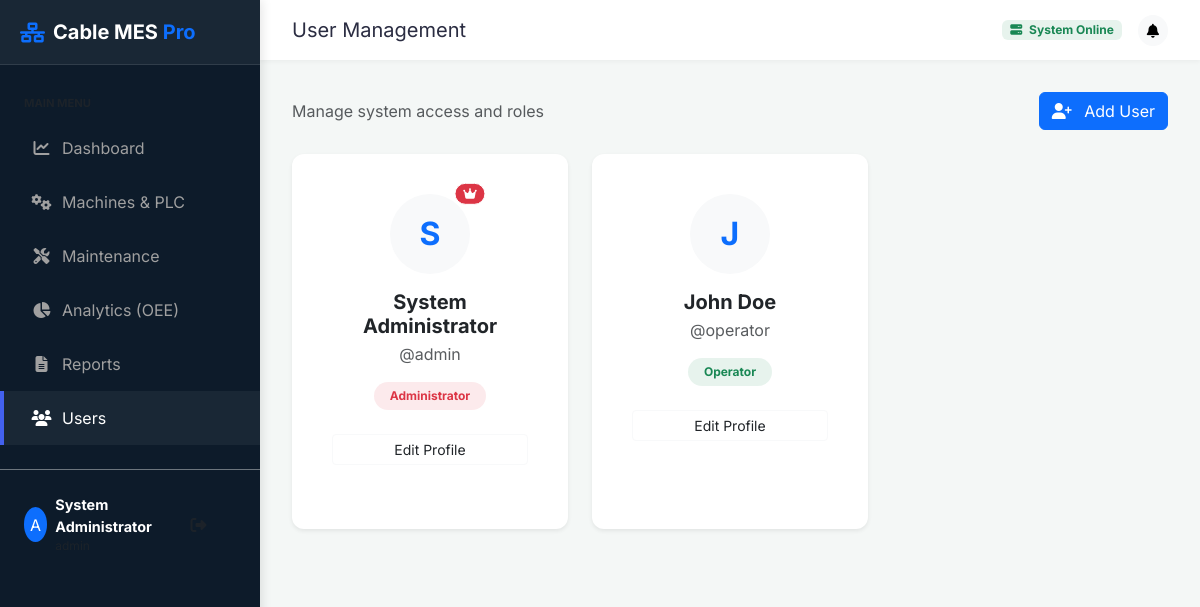
Page /admin/users (signed in) on the committed database.
### cable_mes/models.py (models this page shows)
class User(UserMixin, Base):
    __tablename__ = 'users'
    id = Column(Integer, primary_key=True)
    username = Column(String(50), unique=True, nullable=False)
    password_hash = Column(String(128), nullable=False)
    role = Column(Enum(UserRole), default=UserRole.OPERATOR)
    full_name = Column(String(100))

### app.py (the view)
@app.route('/admin/users')
@login_required
def admin_users():
    if current_user.role != UserRole.ADMIN: return "Access Denied", 403
    users = User.query.all()
    return render_template('users.html', users=users)

### app.py (called while the page is built)
@app.teardown_appcontext
def shutdown_session(exception=None):
    db_session.remove()

@login_manager.user_loader
def load_user(user_id):
    return User.query.get(int(user_id))

### templates/users.html (shortened to what this page needs)
{% extends "base.html" %}
{% block header %}User Management{% endblock %}
{% block content %}
<div class="d-flex justify-content-between align-items-center mb-4">
    <div class="text-muted">Manage system access and roles</div>
    <button class="btn btn-primary" data-bs-toggle="modal" data-bs-target="#addUserModal">
        <i class="fas fa-user-plus me-2"></i> Add User
    </button>
</div>
<div class="row">
    {% for user in users %}
    <div class="col-md-4 mb-4">
        <div class="card h-100 border-0 shadow-sm text-center p-4">
            <div class="card-body">
                <div class="mb-3 position-relative d-inline-block">
                    <div class="rounded-circle bg-light d-flex align-items-center justify-content-center mx-auto" style="width: 80px; height: 80px;">
                        <span class="fs-2 fw-bold text-primary">{{ user.full_name[0] }}</span>
                    </div>
                    {% if user.role.value == 'admin' %}
                    <span class="position-absolute top-0 start-100 translate-middle badge rounded-pill bg-danger border border-white">
                        <i class="fas fa-crown"></i>
                    </span>
                    {% endif %}
                </div>
                <h5 class="fw-bold mb-1">{{ user.full_name }}</h5>
                <p class="text-muted mb-3">@{{ user.username }}</p>
                <div class="mb-4">
                    {% if user.role.value == 'admin' %}
                        <span class="badge bg-danger bg-opacity-10 text-danger px-3 py-2 rounded-pill">Administrator</span>
                    {% else %}
                        <span class="badge bg-success bg-opacity-10 text-success px-3 py-2 rounded-pill">Operator</span>
                    {% endif %}
                </div>
                <div class="d-grid gap-2">
                    <button class="btn btn-outline-light text-dark btn-sm">Edit Profile</button>
                </div>
            </div>
        </div>
    </div>
    {% endfor %}
</div>
{% endblock %}

### templates/base.html (shortened to what this page needs)
<!DOCTYPE html>
<html lang="en">
<head>
    <link href="https://cdn.jsdelivr.net/npm/bootstrap@5.3.0/dist/css/bootstrap.min.css" rel="stylesheet">
    <link href="https://cdnjs.cloudflare.com/ajax/libs/font-awesome/6.4.0/css/all.min.css" rel="stylesheet">
    <link href="{{ url_for('static', filename='css/modern.css') }}" rel="stylesheet">
</head>
<body>
    <div class="main-wrapper">
        <nav class="sidebar-wrapper sidebar text-white">
            <div class="brand-section d-flex align-items-center">
                <i class="fas fa-network-wired fa-lg me-2 text-primary"></i>
                <h5 class="mb-0 fw-bold">Cable MES <span class="text-primary">Pro</span></h5>
            </div>
            <div class="py-4">
                <small class="text-muted px-4 text-uppercase fw-bold" style="font-size: 0.7rem;">Main Menu</small>
                <div class="mt-2">
                    <a href="/admin" class="{{ 'active' if request.endpoint == 'admin_dashboard' else '' }}">
                        <i class="fas fa-chart-line me-2"></i> Dashboard
                    </a>
                    <a href="/admin/machines" class="{{ 'active' if 'machines' in request.endpoint else '' }}">
                        <i class="fas fa-cogs me-2"></i> Machines & PLC
                    </a>
                    <a href="/admin/maintenance" class="{{ 'active' if 'maintenance' in request.endpoint else '' }}">
                        <i class="fas fa-tools me-2"></i> Maintenance
                    </a>
                    <a href="/admin/analytics" class="{{ 'active' if 'analytics' in request.endpoint else '' }}">
                        <i class="fas fa-chart-pie me-2"></i> Analytics (OEE)
                    </a>
                    <a href="/admin/reports" class="{{ 'active' if 'reports' in request.endpoint else '' }}">
                        <i class="fas fa-file-alt me-2"></i> Reports
                    </a>
                    <a href="/admin/users" class="{{ 'active' if 'users' in request.endpoint else '' }}">
                        <i class="fas fa-users me-2"></i> Users
                    </a>
                </div>
            </div>
            <div class="mt-auto p-4 border-top border-secondary">
                <div class="d-flex align-items-center">
                    <div class="bg-primary rounded-circle d-flex align-items-center justify-content-center text-white" style="width: 35px; height: 35px;">
                        {{ current_user.username[0].upper() }}
                    </div>
                    <div class="ms-2">
                        <div class="fw-bold" style="font-size: 0.9rem;">{{ current_user.full_name }}</div>
                        <div class="text-muted" style="font-size: 0.75rem;">{{ current_user.role.value }}</div>
                    </div>
                    <a href="/logout" class="ms-auto text-muted hover-white"><i class="fas fa-sign-out-alt"></i></a>
                </div>
            </div>
        </nav>
        <div class="content-wrapper">
            <div class="top-navbar">
                <h5 class="mb-0 fw-normal">{% block header %}Overview{% endblock %}</h5>
                <div class="d-flex align-items-center">
                    <span class="badge bg-success bg-opacity-10 text-success me-3">
                        <i class="fas fa-server me-1"></i> System Online
                    </span>
                    <button class="btn btn-light btn-sm rounded-circle"><i class="fas fa-bell"></i></button>
                </div>
            </div>
            <div class="page-content">
                {% block content %}{% endblock %}
            </div>
        </div>
    </div>
</body>
</html>

### static/css/modern.css (style rules this page uses)
:root { --primary: #4361ee; --secondary: #3f37c9; --success: #4cc9f0; --danger: #f72585; --warning: #f8961e; --dark: #1b263b; --light: #f8f9fa; --sidebar-bg: #0d1b2a; --card-bg: #ffffff; --text-main: #2b2d42; --text-muted: #8d99ae; }
body { font-family: 'Segoe UI', Roboto, Helvetica, Arial, sans-serif; background-color: #f0f2f5; color: var(--text-main); overflow-x: hidden; }
.sidebar { background-color: var(--sidebar-bg); box-shadow: 2px 0 10px rgba(0,0,0,0.1); transition: all 0.3s; z-index: 1000; }
.sidebar .brand-section { padding: 20px; background: rgba(255,255,255,0.05); border-bottom: 1px solid rgba(255,255,255,0.1); }
.sidebar a { display: flex; align-items: center; text-decoration: none; color: #a0a0a0; padding: 15px 25px; border-left: 4px solid transparent; transition: all 0.2s; }
.sidebar a:hover, .sidebar a.active { color: #fff; background: rgba(255,255,255,0.05); border-left-color: var(--primary); }
.sidebar i { width: 25px; text-align: center; }
.card { border: none; border-radius: 12px; background: var(--card-bg); box-shadow: 0 4px 20px rgba(0,0,0,0.05); transition: transform 0.2s; margin-bottom: 1.5rem; }

### templates/base.html (style rules this page uses)
body { font-family: 'Inter', sans-serif; }
.main-wrapper { display: flex; min-height: 100vh; }
.sidebar-wrapper { width: 260px; flex-shrink: 0; background: var(--sidebar-bg); }
.content-wrapper { flex-grow: 1; display: flex; flex-direction: column; background: #f4f7f6; }
.top-navbar { background: #fff; height: 60px; box-shadow: 0 2px 4px rgba(0,0,0,0.04); display: flex; align-items: center; padding: 0 2rem; justify-content: space-between; }
.page-content { padding: 2rem; overflow-y: auto; height: calc(100vh - 60px); }

### rows in the picture
User: username "A", full_name "System Administrator", full_name "S", role "ADMIN" (drawn), username "admin"
User: full_name "J", full_name "John Doe", username "operator", role "Operator"
